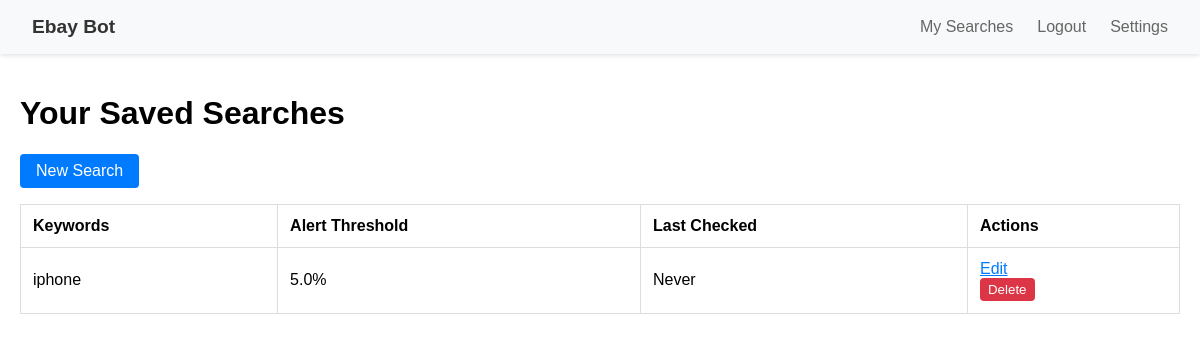
Page /queries/manage (signed in) on the earlier database version.
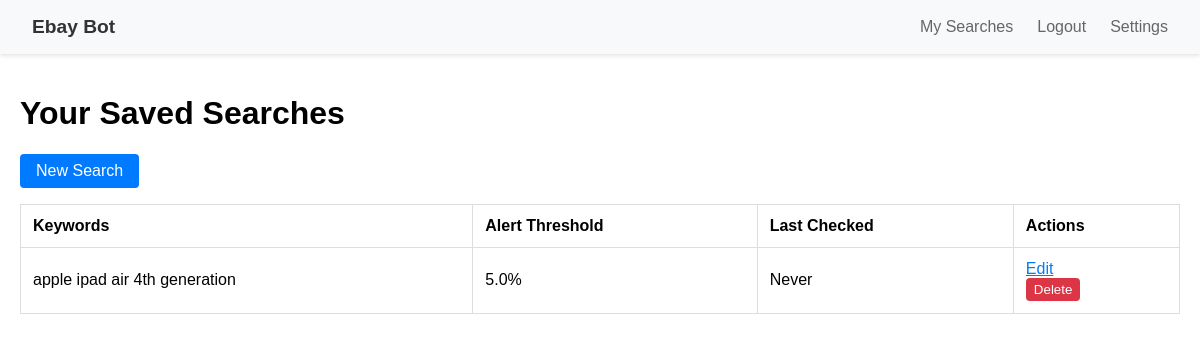
Same page on the later database version.
### app/models.py (models this page shows)
class Query(db.Model):
    __tablename__ = 'queries'
    id = db.Column(db.Integer, primary_key=True)
    keywords = db.Column(db.String(255), nullable=False)
    check_interval = db.Column(db.Integer, nullable=False)
    user_id = db.Column(db.Integer, db.ForeignKey('users.id'), nullable=False)
    min_price = db.Column(db.Numeric(10,2))
    max_price = db.Column(db.Numeric(10,2))
    required_keywords = db.Column(db.String(255))
    excluded_keywords = db.Column(db.String(255))
    condition = db.Column(db.String(50))
    buying_options = db.Column(db.String(50), default='FIXED_PRICE|AUCTION')
    created_at = db.Column(db.DateTime, default=datetime.utcnow)
    filters = db.Column(db.JSON)  # {min_price, max_price, condition, etc}
    is_active = db.Column(db.Boolean, default=False)
    last_checked = db.Column(db.DateTime)
    limit = db.Column(db.Integer, default=200)
    total_items = db.Column(db.Integer)  # Track total found
    price_alert_threshold = db.Column(db.Float, default=5.0)  # Percentage threshold
    marketplace = db.Column(db.String(10), nullable=False, default='EBAY_GB')
    item_location = db.Column(db.String(10), nullable=False, default='GB')
    search_items = db.relationship(
        'Item',
        back_populates='search_query',
        cascade='all, delete-orphan',
        lazy='dynamic'
    )

### app/routes/queries.py (the view)
@bp.route('/manage')
@login_required
def manage_queries():
    print("Current user:", current_user)
    queries = current_user.queries.all()
    print("Queries found:", queries)
    delete_form = DeleteForm()
    return render_template('queries/manage.html', queries=queries, delete_form=delete_form)

### app/forms.py
class DeleteForm(FlaskForm):
    submit = SubmitField('Delete')

### app/extensions.py (called while the page is built)
def load_user(user_id):
    from app.models import User
    return User.query.get(int(user_id))

### app/templates/queries/manage.html (shortened to what this page needs)
{% extends 'base.html' %}
{% block content %}
<h1>Your Saved Searches</h1>
<a href="{{ url_for('queries.create_query') }}" class="button">New Search</a>
<table class="queries-table">
    <thead>
        <tr>
            <th>Keywords</th>
            <th>Alert Threshold</th>
            <th>Last Checked</th>
            <th>Actions</th>
        </tr>
    </thead>
    <tbody>
        {% for query in queries %}
        <tr>
            <td>{{ query.keywords }}</td>
            <td>{{ query.price_alert_threshold }}%</td>
            <td>{{ query.last_checked|datetimeformat if query.last_checked else 'Never' }}</td>
            <td class="actions">
                <a href="{{ url_for('queries.edit_query', query_id=query.id) }}" class="btn-edit">Edit</a>
                <form method="POST" action="{{ url_for('queries.delete_query', query_id=query.id) }}">
                    {{ delete_form.submit(class="btn-delete") }}
                </form>
            </td>
        </tr>
        {% else %}
        <tr>
            <td colspan="4">No saved searches yet. <a href="{{ url_for('queries.create_query') }}">Create one</a></td>
        </tr>
        {% endfor %}
    </tbody>
</table>
{% endblock %}

### app/templates/base.html (shortened to what this page needs)
<!DOCTYPE html>
<html>
<head>
    <link rel="stylesheet" href="{{ url_for('static', filename='style.css') }}">
</head>
<body>
    <nav>
        <div class="nav-container">
            <a href="{{ url_for('main.index') }}" class="logo">Ebay Bot</a>
            <div class="nav-links">
                {% if current_user.is_authenticated %}
                    <a href="{{ url_for('queries.manage_queries') }}">My Searches</a>
                    <a href="{{ url_for('auth.logout') }}">Logout</a>
                    <div class="telegram-status">
                        {% if current_user.is_authenticated and current_user.telegram_connected %}
                            <a href="{{ url_for('main.settings') }}">Settings</a>
                        {% else %}
                            <span class="status-dot disconnected"></span>
                            <a href="{{ url_for('telegram.connect') }}">Connect Telegram</a>
                        {% endif %}
                    </div>
                {% else %}
                    <a href="{{ url_for('auth.login') }}">Login</a>
                    <a href="{{ url_for('auth.register') }}">Register</a>
                {% endif %}
            </div>
        </div>
    </nav>
    <div class="content">
        {% block content %}{% endblock %}
    </div>
</body>
</html>

### app/static/style.css (style rules this page uses)
body { font-family: Arial, sans-serif; margin: 0; padding: 0; }
nav { background: #f8f9fa; padding: 1rem 2rem; box-shadow: 0 2px 4px rgba(0,0,0,0.1); }
.nav-container { max-width: 1200px; margin: 0 auto; display: flex; justify-content: space-between; align-items: center; }
.logo { font-weight: bold; font-size: 1.2rem; color: #333; text-decoration: none; }
.nav-links { display: flex; gap: 1.5rem; }
.nav-links a { color: #666; text-decoration: none; transition: color 0.2s; }
.content { max-width: 1200px; margin: 0 auto; padding: 20px; }
.queries-table { width: 100%; border-collapse: collapse; margin-top: 1rem; }
.queries-table th, .queries-table td { padding: 0.75rem; border: 1px solid #ddd; text-align: left; }
.button { display: inline-block; padding: 0.5rem 1rem; background: #007bff; color: white; text-decoration: none; border-radius: 4px; border: none; cursor: pointer; }
.btn-edit { color: #007bff; margin-right: 1rem; }
.btn-delete { background: #dc3545; color: white; border: none; padding: 0.25rem 0.5rem; border-radius: 4px; cursor: pointer; }

Differences in the rows shown:
removed Query: keywords "iphone", price_alert_threshold "5.0", last_checked "Never"
added Query: keywords "apple ipad air 4th generation", price_alert_threshold "5.0", last_checked "Never"
